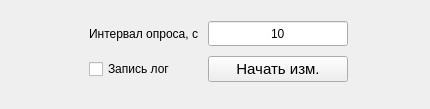
<?xml version="1.0" encoding="UTF-8"?>
<ui version="4.0">
 <class>Form</class>
 <widget class="QWidget" name="Form">
  <property name="geometry">
   <rect>
    <x>0</x>
    <y>0</y>
    <width>430</width>
    <height>109</height>
   </rect>
  </property>
  <property name="sizePolicy">
   <sizepolicy hsizetype="Expanding" vsizetype="Expanding">
    <horstretch>0</horstretch>
    <verstretch>0</verstretch>
   </sizepolicy>
  </property>
  <property name="minimumSize">
   <size>
    <width>430</width>
    <height>100</height>
   </size>
  </property>
  <property name="windowTitle">
   <string>Form</string>
  </property>
  <layout class="QGridLayout" name="gridLayout">
   <property name="topMargin">
    <number>5</number>
   </property>
   <property name="rightMargin">
    <number>5</number>
   </property>
   <property name="bottomMargin">
    <number>5</number>
   </property>
   <property name="horizontalSpacing">
    <number>5</number>
   </property>
   <property name="verticalSpacing">
    <number>0</number>
   </property>
   <item row="0" column="0">
    <layout class="QGridLayout" name="gridLayout_meas" rowstretch="0,0,0" columnstretch="0,0,0,0">
     <property name="sizeConstraint">
      <enum>QLayout::SetDefaultConstraint</enum>
     </property>
     <property name="leftMargin">
      <number>5</number>
     </property>
     <property name="topMargin">
      <number>0</number>
     </property>
     <property name="rightMargin">
      <number>5</number>
     </property>
     <property name="bottomMargin">
      <number>5</number>
     </property>
     <property name="spacing">
      <number>10</number>
     </property>
     <item row="1" column="2">
      <widget class="QPushButton" name="pushButton_hist_run_measure">
       <property name="sizePolicy">
        <sizepolicy hsizetype="Preferred" vsizetype="Fixed">
         <horstretch>0</horstretch>
         <verstretch>0</verstretch>
        </sizepolicy>
       </property>
       <property name="minimumSize">
        <size>
         <width>140</width>
         <height>25</height>
        </size>
       </property>
       <property name="font">
        <font>
         <family>MS Shell Dlg 2</family>
         <pointsize>11</pointsize>
         <weight>50</weight>
         <italic>false</italic>
         <bold>false</bold>
        </font>
       </property>
       <property name="styleSheet">
        <string notr="true">font: 11pt &quot;MS Shell Dlg 2&quot;;</string>
       </property>
       <property name="text">
        <string>Начать изм.</string>
       </property>
      </widget>
     </item>
     <item row="0" column="2">
      <widget class="QLineEdit" name="lineEdit">
       <property name="sizePolicy">
        <sizepolicy hsizetype="Expanding" vsizetype="Fixed">
         <horstretch>0</horstretch>
         <verstretch>0</verstretch>
        </sizepolicy>
       </property>
       <property name="minimumSize">
        <size>
         <width>120</width>
         <height>25</height>
        </size>
       </property>
       <property name="styleSheet">
        <string notr="true">font: 11pt &quot;MS Shell Dlg 2&quot;;</string>
       </property>
       <property name="text">
        <string>10</string>
       </property>
       <property name="alignment">
        <set>Qt::AlignCenter</set>
       </property>
      </widget>
     </item>
     <item row="0" column="1">
      <widget class="QLabel" name="label">
       <property name="styleSheet">
        <string notr="true">font: 11pt &quot;MS Shell Dlg 2&quot;;</string>
       </property>
       <property name="text">
        <string>Интервал опроса, с</string>
       </property>
      </widget>
     </item>
     <item row="1" column="3">
      <spacer name="horizontalSpacer">
       <property name="orientation">
        <enum>Qt::Horizontal</enum>
       </property>
       <property name="sizeHint" stdset="0">
        <size>
         <width>40</width>
         <height>20</height>
        </size>
       </property>
      </spacer>
     </item>
     <item row="0" column="0">
      <spacer name="horizontalSpacer_40">
       <property name="orientation">
        <enum>Qt::Horizontal</enum>
       </property>
       <property name="sizeHint" stdset="0">
        <size>
         <width>40</width>
         <height>20</height>
        </size>
       </property>
      </spacer>
     </item>
     <item row="1" column="1">
      <widget class="QCheckBox" name="checkBox">
       <property name="styleSheet">
        <string notr="true">font: 11pt &quot;MS Shell Dlg 2&quot;;</string>
       </property>
       <property name="text">
        <string>Запись лог</string>
       </property>
      </widget>
     </item>
    </layout>
   </item>
  </layout>
 </widget>
 <resources/>
 <connections/>
</ui>
